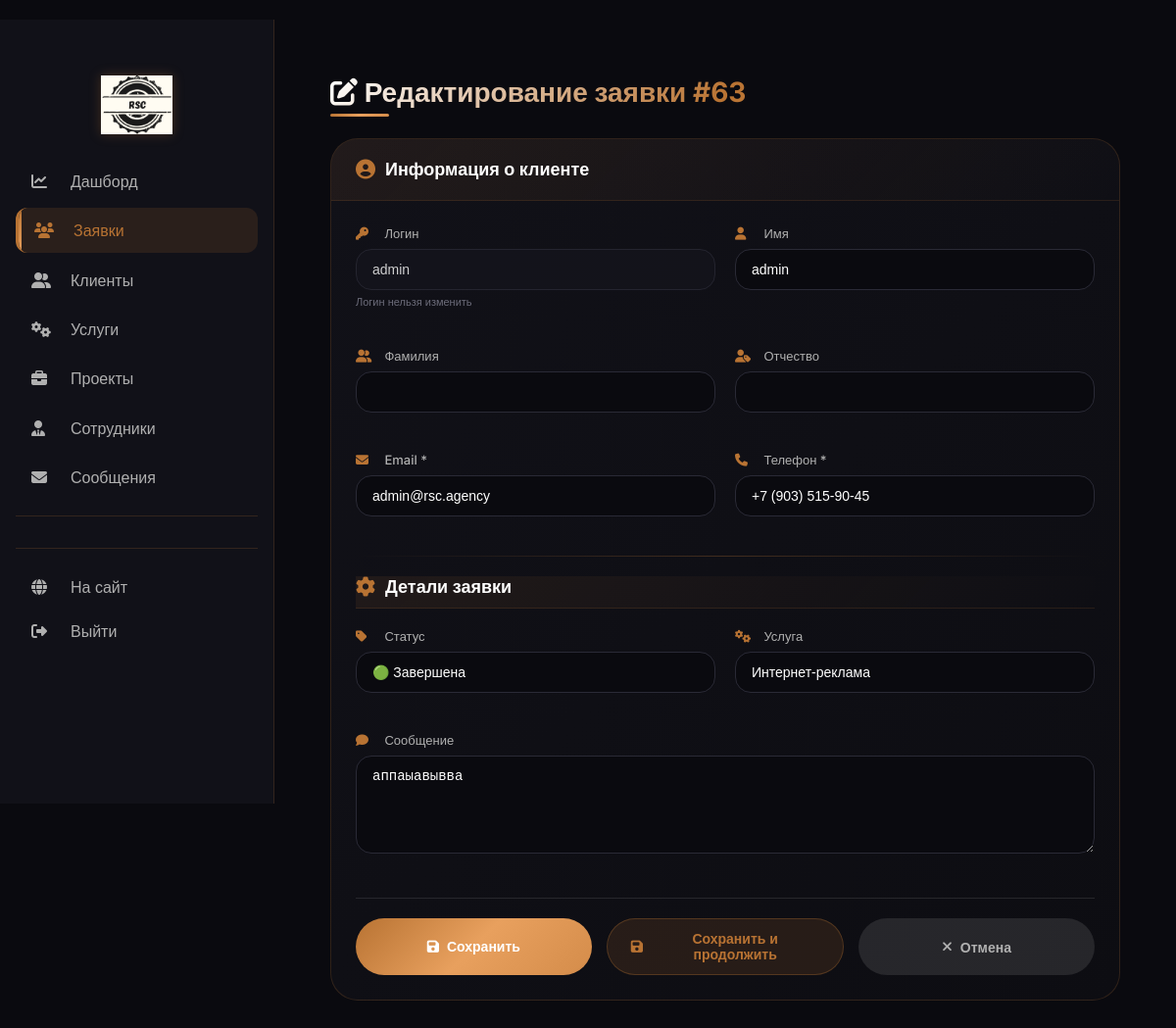
Page /leads/admin/lead/63/edit/ (signed in) on the committed database.
### leads/models.py (models this page shows, shortened)
class Lead(models.Model):
    STATUS_CHOICES = [
        ('new', 'Новая'),
        ('processing', 'В обработке'),
        ('completed', 'Завершена'),
        ('rejected', 'Отклонена'),
    ]
    name = models.CharField(max_length=200, verbose_name="Имя")
    email = models.EmailField(verbose_name="Email")
    phone = models.CharField(max_length=50, verbose_name="Телефон")
    message = models.TextField(blank=True, verbose_name="Сообщение")
    status = models.CharField(max_length=20, choices=STATUS_CHOICES, default='new')
    service = models.ForeignKey('Service', on_delete=models.SET_NULL, null=True, blank=True)
    price = models.DecimalField(max_digits=10, decimal_places=2, null=True, blank=True, verbose_name="Стоимость")
    user = models.ForeignKey("users.User", on_delete=models.SET_NULL, null=True, blank=True, related_name="leads")
    created_at = models.DateTimeField(auto_now_add=True)
    updated_at = models.DateTimeField(auto_now=True)
    class Meta:
        db_table = 'requests'
        verbose_name = "Заявка"
        verbose_name_plural = "Заявки"

class Service(models.Model):
    CATEGORY_CHOICES = [
        ('ads', 'Контекстная реклама'),
        ('target', 'Таргетинг'),
        ('seo', 'SEO'),
        ('smm', 'SMM'),
        ('dev', 'Разработка'),
        ('design', 'Дизайн'),
    ]
    name = models.CharField(max_length=200)
    category = models.CharField(max_length=20, choices=CATEGORY_CHOICES)
    price = models.CharField(max_length=100, blank=True)
    description = models.TextField(blank=True)
    is_active = models.BooleanField(default=True)
    order = models.IntegerField(default=0)
    image = models.ImageField(upload_to='services/', blank=True, null=True)
    features = models.TextField(blank=True)
    created_at = models.DateTimeField(auto_now_add=True)
    updated_at = models.DateTimeField(auto_now=True)
    created_by = models.ForeignKey('AdminUser', on_delete=models.SET_NULL, null=True, blank=True, verbose_name="Кто создал")
    class Meta:
        db_table = 'services'
        verbose_name = "Услуга"
        verbose_name_plural = "Услуги"

### users/models.py (models this page shows, shortened)
class User(AbstractUser):
    phone = models.CharField(max_length=20, blank=True, verbose_name="Телефон")
    class Meta:
        db_table = 'users'
        verbose_name = "Пользователь"
        verbose_name_plural = "Пользователи"

### leads/decorators.py (the view)
        def wrapper(request, *args, **kwargs):
            if not request.user.is_authenticated:
                messages.error(request, 'Необходимо войти в систему')
                return redirect('login')
            if not request.user.is_staff:
                messages.error(request, 'У вас нет доступа к этой странице')
                return redirect('index')
            try:
                admin_user = request.user.admin_profile
                user_permissions = admin_user.permissions
            except AdminUser.DoesNotExist:
                messages.error(request, 'Ошибка: профиль сотрудника не найден')
                return redirect('index')
            if user_permissions == 'full':
                return view_func(request, *args, **kwargs)
            if user_permissions not in allowed_permissions:
                messages.error(request, 'У вас недостаточно прав для выполнения этого действия')
                return redirect('admin_dashboard')
            return view_func(request, *args, **kwargs)

### leads/views/admin_leads.py (called while the page is built, shortened)
@permission_required(['full', 'leads_only'])
def admin_lead_edit(request, lead_id):
    lead = get_object_or_404(Lead, id=lead_id)
    services = Service.objects.filter(is_active=True)
    return render(request, 'admin_panel/leads/edit.html', {
        'lead': lead,
        'services': services
    })

### templates/admin_panel/leads/edit.html (shortened to what this page needs)
﻿{% extends 'admin_panel/base.html' %}
{% load static %}
{% block extra_css %}
<link rel="stylesheet" href="{% static 'css/admin_panel/leads/edit.css' %}">
{% endblock %}
{% block content %}
<div class="edit-container">
    <div class="edit-header"><h1><i class="fas fa-edit"></i> Редактирование заявки #{{ lead.id }}</h1></div>
    <div class="form-card">
        <div class="form-header"><i class="fas fa-user-circle"></i><h3>Информация о клиенте</h3></div>
        <div class="form-body">
            <form method="post" id="editForm">
                <div class="form-grid">
                    <div class="form-group"><label><i class="fas fa-key"></i> Логин</label><input type="text" value="{{ lead.user.username|default:lead.name }}" readonly><span class="input-hint">Логин нельзя изменить</span></div>
                    <div class="form-group"><label><i class="fas fa-user"></i> Имя</label><input type="text" name="first_name" value="{{ client.first_name|default:lead.name }}"></div>
                    <div class="form-group"><label><i class="fas fa-user-friends"></i> Фамилия</label><input type="text" name="last_name" value="{{ client.last_name|default:'' }}"></div>
                    <div class="form-group"><label><i class="fas fa-user-tag"></i> Отчество</label><input type="text" name="patronymic" value="{{ client.patronymic|default:'' }}"></div>
                    <div class="form-group"><label><i class="fas fa-envelope"></i> Email *</label><input type="email" name="email" value="{{ lead.email }}" required></div>
                    <div class="form-group"><label><i class="fas fa-phone"></i> Телефон *</label><input type="tel" name="phone" value="{{ lead.phone }}" required></div>
                </div>
                <div class="divider"></div>
                <div class="form-header" style="margin-top: 10px; margin-bottom: 20px; padding: 0 0 10px 0;"><i class="fas fa-cog"></i><h3>Детали заявки</h3></div>
                <div class="form-grid">
                    <div class="form-group"><label><i class="fas fa-tag"></i> Статус</label><select name="status"><option value="completed" {% if lead.status == 'completed' %}selected{% endif %}>🟢 Завершена</option></select></div>
                    <div class="form-group"><label><i class="fas fa-cogs"></i> Услуга</label><select name="service"><option value="">-- Выберите услугу --</option>{% for service in services %}<option value="{{ service.id }}" {% if lead.service.id == service.id %}selected{% endif %}>{{ service.name }}</option>{% endfor %}</select></div>
                    <div class="form-group full-width"><label><i class="fas fa-comment"></i> Сообщение</label><textarea name="message" rows="4">{{ lead.message|default:'' }}</textarea></div>
                </div>
                <div class="form-actions"><button type="submit" name="save" class="btn-save"><i class="fas fa-save"></i> Сохранить</button><button type="submit" name="save_and_continue" class="btn-save-continue"><i class="fas fa-save"></i> Сохранить и продолжить</button><a href="{% url 'admin_leads' %}" class="btn-cancel"><i class="fas fa-times"></i> Отмена</a></div>
            </form>
        </div>
    </div>
</div>
{% endblock %}

### static/css/admin_panel/base.css (style rules this page uses)
* { margin: 0; padding: 0; box-sizing: border-box; }
body { background: #0a0a0f; color: #ffffff; font-family: 'Inter', sans-serif; }

### static/css/admin_panel/leads/edit.css (style rules this page uses)
.edit-container { max-width: 900px; margin: 0 auto; padding: 25px; animation: fadeInUp 0.5s ease; }
.edit-header { margin-bottom: 30px; }
.edit-header h1 { font-size: 28px; font-weight: 700; background: linear-gradient(135deg, #fff, var(--accent), var(--accent-light)); -webkit-background-clip: text; background-clip: text; color: transparent; position: relative; }
.edit-header h1::after { content: ''; position: absolute; bottom: -8px; left: 0; width: 60px; height: 3px; background: var(--gradient-gold); border-radius: 3px; }
.form-card { background: linear-gradient(135deg, #111118, #0d0d12); border-radius: 28px; border: 1px solid rgba(184,115,51,0.2); overflow: hidden; transition: all 0.3s; animation: slideInRight 0.4s ease; }
.form-header { padding: 20px 25px; background: linear-gradient(135deg, rgba(184,115,51,0.1), transparent); border-bottom: 1px solid rgba(184,115,51,0.15); display: flex; align-items: center; gap: 10px; }
.form-header i { font-size: 20px; color: var(--accent); }
.form-header h3 { font-size: 18px; font-weight: 600; margin: 0; color: #fff; }
.form-body { padding: 25px; }
.form-grid { display: grid; grid-template-columns: repeat(2, 1fr); gap: 20px; margin-bottom: 10px; }
.form-group { margin-bottom: 20px; }
.form-group label { display: block; margin-bottom: 8px; font-size: 13px; font-weight: 500; color: var(--text-secondary); }
.form-group label i { color: var(--accent); margin-right: 8px; width: 18px; }
.form-group input, .form-group select, .form-group textarea { width: 100%; padding: 12px 16px; background: #0a0a0f; border: 1px solid #2a2a36; border-radius: 16px; color: white; font-size: 14px; transition: all 0.3s; }
.form-group input[readonly] { background: #14141c; cursor: not-allowed; opacity: 0.8; }
.form-group textarea { resize: vertical; min-height: 100px; }
.form-group.full-width { grid-column: span 2; }
.input-hint { font-size: 11px; color: #6c6c7a; margin-top: 5px; display: block; }
select { cursor: pointer; appearance: none; background-repeat: no-repeat; background-position: right 15px center; }
.divider { margin: 20px 0; height: 1px; background: linear-gradient(90deg, transparent, rgba(184,115,51,0.3), transparent); }
.form-actions { display: flex; gap: 15px; margin-top: 25px; padding-top: 20px; border-top: 1px solid rgba(255,255,255,0.1); }
.btn-save, .btn-save-continue, .btn-cancel { padding: 12px 24px; border-radius: 40px; text-decoration: none; font-weight: 600; transition: all 0.3s; border: none; cursor: pointer; font-size: 14px; display: inline-flex; align-items: center; justify-content: center; gap: 8px; }
.btn-save { background: var(--gradient-gold); color: white; flex: 1; }
.btn-save-continue { background: rgba(184,115,51,0.15); color: var(--accent); border: 1px solid rgba(184,115,51,0.3); flex: 1; }
.btn-cancel { background: rgba(255,255,255,0.1); color: var(--text-secondary); flex: 1; }

### rows in the picture
Lead: user.username "admin", first_name "admin", email "admin@rsc.agency", phone "+7 (903) 515-90-45", status "🟢 Завершена", service "Интернет-реклама", message "аппаыавывва"
